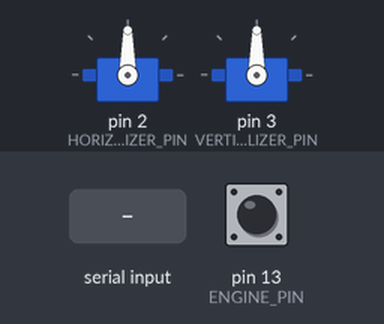
Bench run of a sketch on a simulated Arduino Uno, built with avr-gcc and run on an emulated ATmega328P. Shown: 2 × servo. The test bench sets the inputs (shaded band); at power-on: pin 13 (ENGINE_PIN) HIGH.

Above: at 1.2 s.
1.3 s: "90,45\n" received over Serial
At 1.6 s:
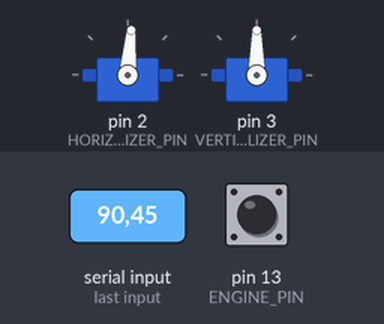
2.8 s: "4\n" received over Serial
At 3.8 s:
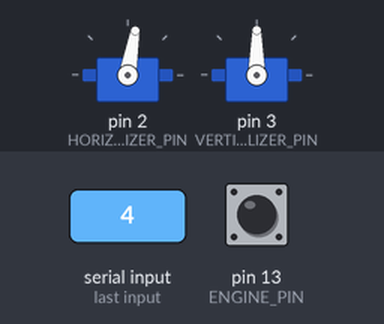
4.3 s: "90,45\n" received over Serial
At 5.1 s:
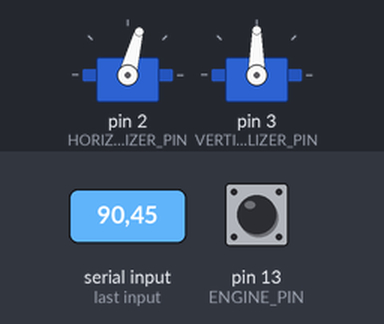
5.8 s: "6\n" received over Serial
At 6.1 s:
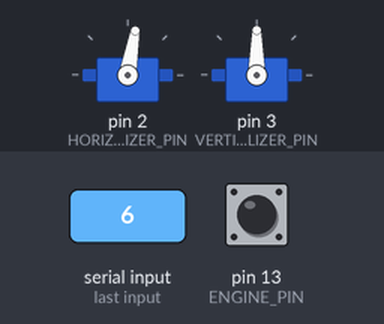
Timing chart, 0 to 8.3 s (numbered marks = the images above; inputs shaded):
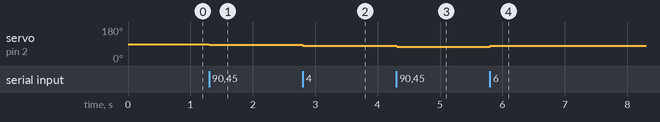

Measured:
- after the input at 1.3 s, servo on pin 2 (HORIZONTAL_STABLIZER_PIN): 90° → 85° at once
- after the input at 2.8 s, servo on pin 2 (HORIZONTAL_STABLIZER_PIN): 85° → 80° at once
- after the input at 4.3 s, servo on pin 2 (HORIZONTAL_STABLIZER_PIN): 80° → 75° at once
- after the input at 5.8 s, servo on pin 2 (HORIZONTAL_STABLIZER_PIN): 75° → 80° at once

The sketch:

receiver.ino
```cpp
#include <ctype.h>
#include <Servo.h>

Servo horizontal_stablizer;
Servo vertical_stablizer;

#define HORIZONTAL_STABLIZER_PIN 2 // Horizontal Stablizer Pin
#define VERTICAL_STABLIZER_PIN 3 // Vertical Stablizer Pin
#define ENGINE_PIN 13 // Motor

#define STABLIZER_SHIFT 5
int horizontal_deg = 90;
int vertical_deg = 90;

void setup() {
  Serial.begin(9600);
  horizontal_stablizer.attach(HORIZONTAL_STABLIZER_PIN);
  vertical_stablizer.attach(VERTICAL_STABLIZER_PIN);
  pinMode(ENGINE_PIN, INPUT);
}

void loop() {

  if (digitalRead(ENGINE_PIN) == 0) {
    horizontal_deg = 90;
    vertical_deg = 90;
  } else {
    if (Serial.available()) {
      int action = Serial.read() - '0';

      switch (action) {
        case 4: horizontal_deg -= STABLIZER_SHIFT; break;  // Turn Left
        case 6: horizontal_deg += STABLIZER_SHIFT; break;  // Turn Right
        case 2: vertical_deg += STABLIZER_SHIFT; break;  // Climb
        case 8: vertical_deg -= STABLIZER_SHIFT; break;  // Dive
      }
    }
  }

  horizontal_stablizer.write(horizontal_deg);
  vertical_stablizer.write(vertical_deg);
}
```
